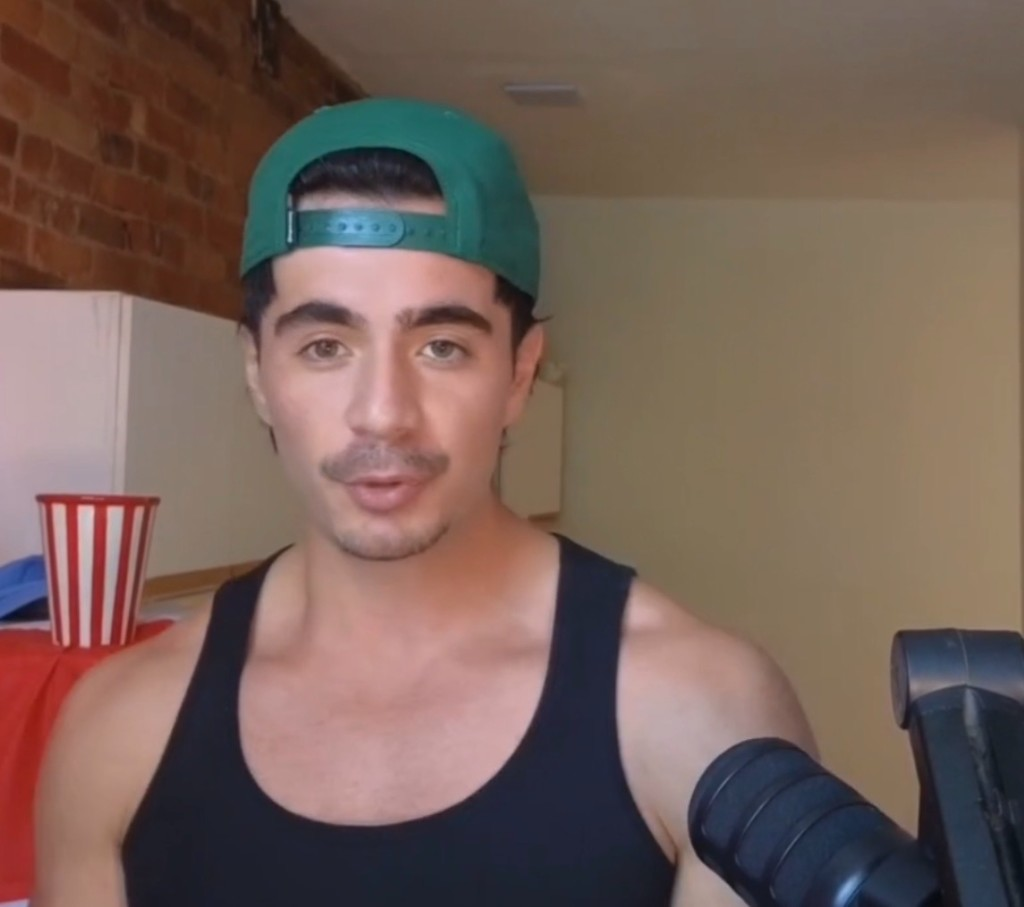
#> input picture .claude/skills/vertical-video-thumbnail/assets/kevbuildsapps-clean-a.png, 1024 x 907 px
$ python compose-identity.py ../assets/kevbuildsapps-clean-b.png ../assets/kevbuildsapps-clean-a.png ../assets/kevbuildsapps-clean-a.png ../assets/kevbuildsapps-clean-a.png
#> lines starting #> are read from the running program, lines starting #| are printed output that depends on the picture
#!/usr/bin/env python3
"""Identity-lock Reel cover when fal.ai is gated/locked.

Kevin (or Megan) on a dark tech plate, platform logos around the head, no
video-frame screenshots. Hook text is burned by generate.mjs afterwards.
"""
from __future__ import annotations

import math
import os
import sys

from PIL import Image, ImageDraw, ImageEnhance, ImageFilter, ImageOps

W, H = 1080, 1920
GRID_H = 1440
GRID_TOP = (H - GRID_H) // 2  # 240


def load_rgb(path: str) -> Image.Image:
#> called with path = '../assets/kevbuildsapps-clean-a.png'
    return Image.open(path).convert("RGB")
#> returned value is the input picture: PIL image 1024x907 RGB; mean R, G, B 118.1, 96.7, 88.2


def fit_cover(im: Image.Image, w: int, h: int, cx: float = 0.5, cy: float = 0.38) -> Image.Image:
#> called with w = 1080, h = 1920, cx = 0.5, cy = 0.42
    im = im.convert("RGB")
    src_w, src_h = im.size
#> src_w = 1024; src_h = 907
    scale = max(w / src_w, h / src_h)
#> scale = 2.12
    nw, nh = int(src_w * scale + 0.5), int(src_h * scale + 0.5)
#> nw = 2168; nh = 1920
    im = im.resize((nw, nh), Image.Resampling.LANCZOS)
    left = max(0, min(nw - w, int(nw * cx - w / 2)))
#> left = 544
    top = max(0, min(nh - h, int(nh * cy - h / 2)))
#> top = 0
    return im.crop((left, top, left + w, top + h))
#> returned value: PIL image 1080x1920 RGB


def dark_bg(style_path: str | None) -> Image.Image:
    if style_path and os.path.isfile(style_path):
        bg = fit_cover(load_rgb(style_path), W, H, 0.5, 0.42)
        bg = bg.filter(ImageFilter.GaussianBlur(28))
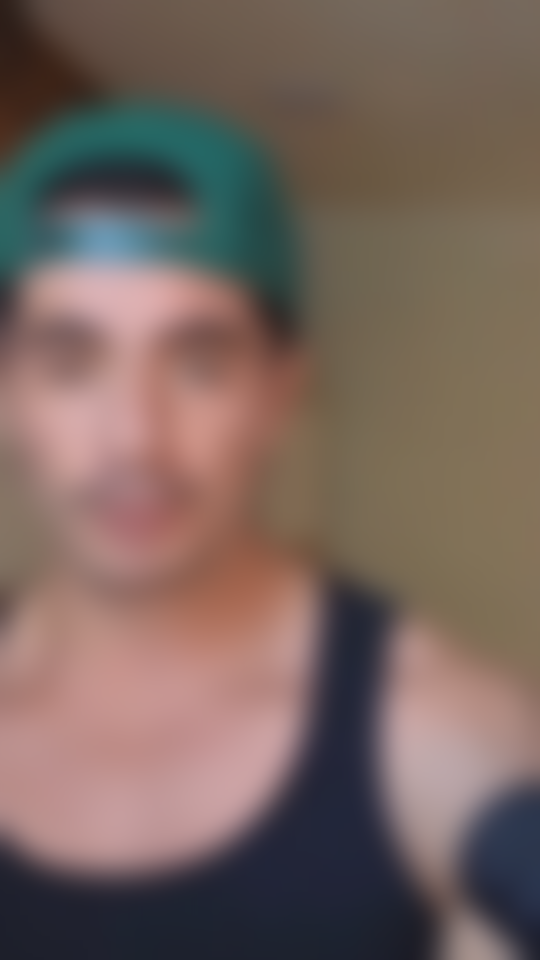
#> bg: PIL image 1080x1920 RGB (shown at 1/2 size); mean R, G, B 119.5, 101, 94.1
        bg = ImageEnhance.Brightness(bg).enhance(0.28)
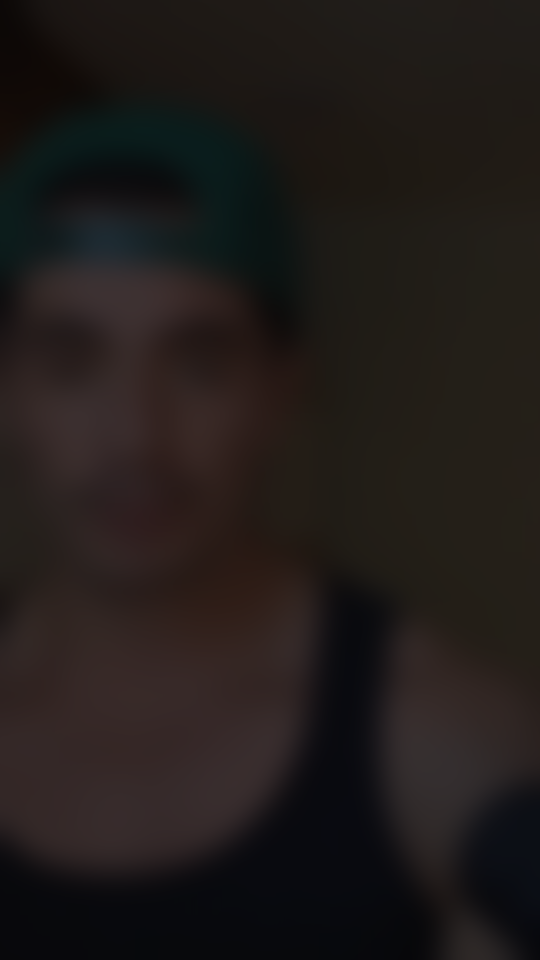
#> bg: PIL image 1080x1920 RGB (shown at 1/2 size); mean R, G, B 33, 27.8, 25.9
        bg = ImageEnhance.Color(bg).enhance(0.55)
    else:
        bg = Image.new("RGB", (W, H), (8, 8, 10))
    overlay = Image.new("RGB", (W, H), (12, 10, 8))
    return Image.blend(bg, overlay, 0.35)


def vignette(size: tuple[int, int], inner: float = 0.42) -> Image.Image:
    w, h = size
    mask = Image.new("L", (w, h), 0)
    px = mask.load()
    cx, cy = w / 2, h * 0.42
    rx, ry = w * 0.62, h * 0.58
    for y in range(h):
        for x in range(w):
            nx = (x - cx) / rx
            ny = (y - cy) / ry
            d = math.sqrt(nx * nx + ny * ny)
            if d <= inner:
                a = 255
            else:
                t = min(1.0, (d - inner) / (1.05 - inner))
                a = int(255 * (1.0 - t * t))
            px[x, y] = a
    return mask


def glyph_on_tile(logo_path: str, size: int, fill: tuple[int, int, int]) -> Image.Image:
    tile = Image.new("RGBA", (size, size), (0, 0, 0, 0))
    draw = ImageDraw.Draw(tile)
    r = int(size * 0.22)
    draw.rounded_rectangle((0, 0, size - 1, size - 1), radius=r, fill=fill)
    if fill[0] + fill[1] + fill[2] < 80:
        draw.rounded_rectangle((2, 2, size - 3, size - 3), radius=r, outline=(255, 255, 255, 220), width=3)
    if not os.path.isfile(logo_path):
        return tile
    mark = Image.open(logo_path).convert("RGBA")
    mark = ImageOps.contain(mark, (int(size * 0.58), int(size * 0.58)))
    on_white = Image.new("RGB", mark.size, (255, 255, 255))
    on_white.paste(mark, mask=mark.split()[-1])
    lum = on_white.convert("L")
    mean = sum(lum.getdata()) / max(1, lum.size[0] * lum.size[1])
    if mean >= 100:
        alpha = lum.point(lambda p: 255 if p < 90 else 0)
    else:
        on_black = Image.new("RGB", mark.size, (0, 0, 0))
        on_black.paste(mark, mask=mark.split()[-1])
        alpha = on_black.convert("L").point(lambda p: 255 if p > 40 else 0)
    glyph = Image.new("RGBA", mark.size, (255, 255, 255, 255))
    glyph.putalpha(alpha)
    x = (size - glyph.size[0]) // 2
    y = (size - glyph.size[1]) // 2
    tile.alpha_composite(glyph, (x, y))
    return tile


def paste_logo(canvas: Image.Image, tile: Image.Image, xy: tuple[int, int]) -> None:
    canvas.alpha_composite(tile, xy)


def main() -> None:
    if len(sys.argv) < 5:
        raise SystemExit("compose-identity.py identity style out logos_dir")
    identity, style, out, logos_dir = sys.argv[1:5]
    canvas = dark_bg(style).convert("RGBA")

    photo_h = GRID_TOP + GRID_H  # 1680 — fill everything above the hook plate
    face = fit_cover(load_rgb(identity), W, photo_h, 0.52, 0.34)
#> call 2 of load_rgb, with path = '../assets/kevbuildsapps-clean-b.png'
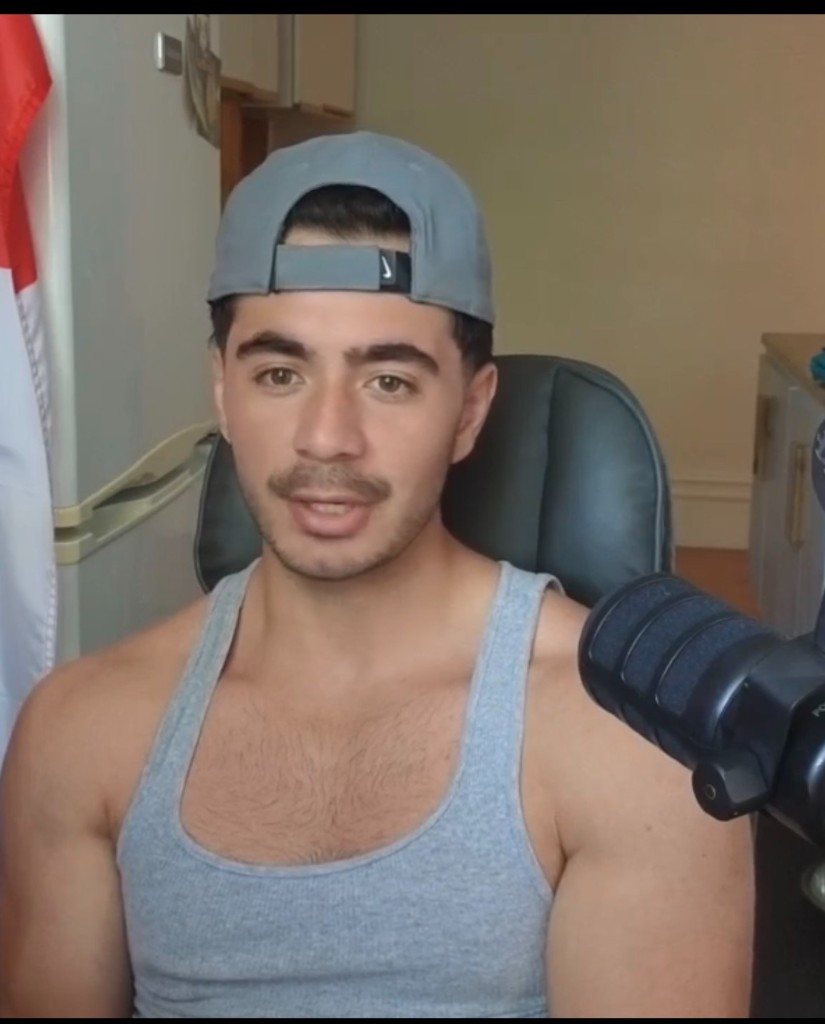
#> input picture .claude/skills/vertical-video-thumbnail/assets/kevbuildsapps-clean-b.png, 825 x 1024 px
#> in load_rgb, returned value is the input picture: PIL image 825x1024 RGB; mean R, G, B 124.4, 111.4, 102.8
#> call 2 of fit_cover, with w = 1080, h = 1680, cx = 0.52, cy = 0.34
#> in fit_cover (call 2), `return im.crop((left, top, left + w, top + h))`:
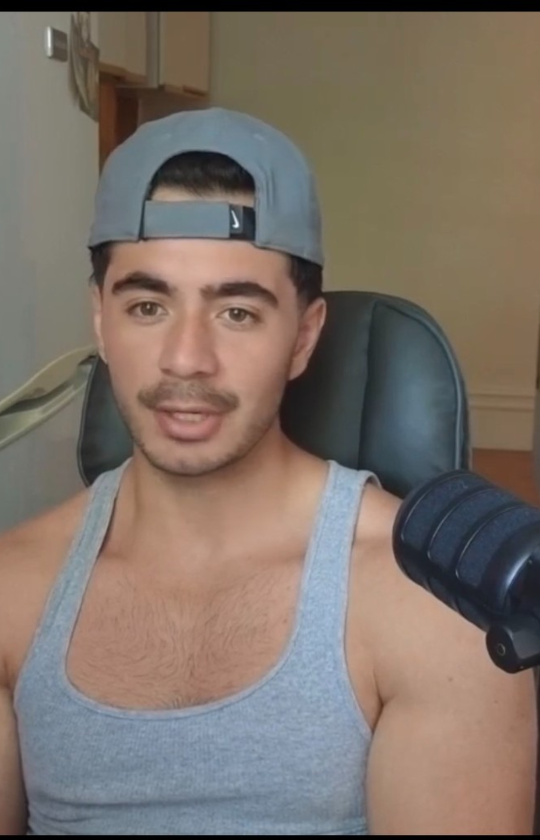
#> returned value: PIL image 1080x1680 RGB (shown at 1/2 size); mean R, G, B 125.2, 113.3, 104.2
    face_rgba = face.convert("RGBA")
    face_rgba.putalpha(vignette((W, photo_h)))
#> in vignette, `mask = Image.new("L", (w, h), 0)`: mask: PIL image 1080x1680 L; every value is 0
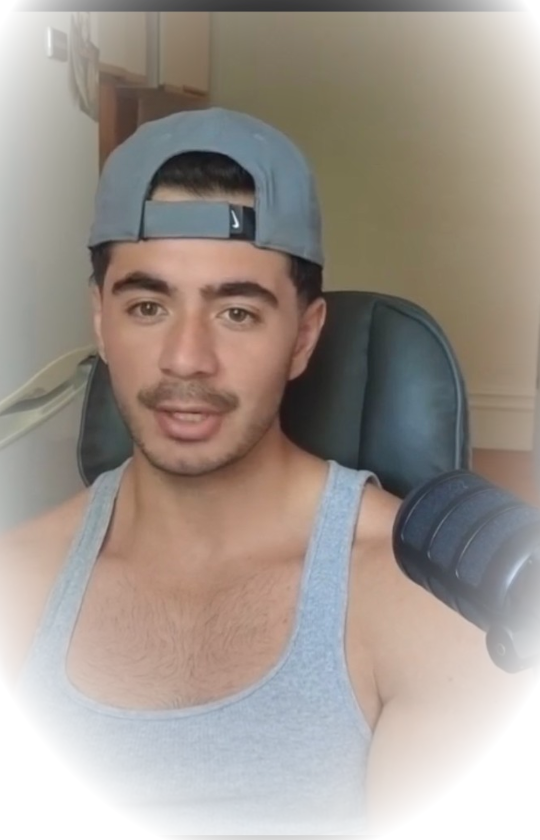
#> face_rgba: PIL image 1080x1680 RGBA (shown at 1/2 size); mean R, G, B, A 125.2, 113.3, 104.2, 187.4; transparent parts drawn white
    canvas.alpha_composite(face_rgba, (0, 0))

    tiles = [
        ("instagram.png", (70, 300), 168, (225, 48, 108)),
        ("youtube.png", (842, 320), 168, (255, 0, 0)),
        ("tiktok.png", (36, 760), 156, (16, 16, 16)),
        ("linkedin.png", (888, 790), 156, (10, 102, 194)),
    ]
    for name, xy, size, fill in tiles:
        tile = glyph_on_tile(os.path.join(logos_dir, name), size, fill)
#> in glyph_on_tile, `tile = Image.new("RGBA", (size, size), (0, 0, 0, 0))`: tile: PIL image 168x168 RGBA; every value is 0
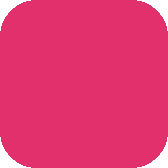
#> tile: PIL image 168x168 RGBA; mean R, G, B, A 215.8, 46, 103.6, 244.6; transparent parts drawn white
        paste_logo(canvas, tile, xy)

    canvas.convert("RGB").save(out)
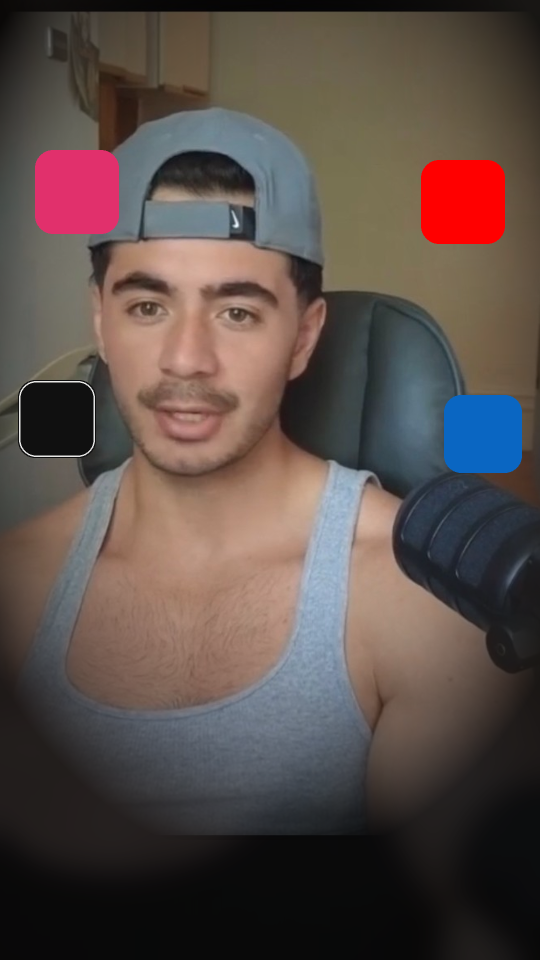
#> saved as kevbuildsapps-clean-a.png: PIL image 1080x1920 RGB (shown at 1/2 size); mean R, G, B 90.4, 77.1, 72.7


if __name__ == "__main__":
    main()
